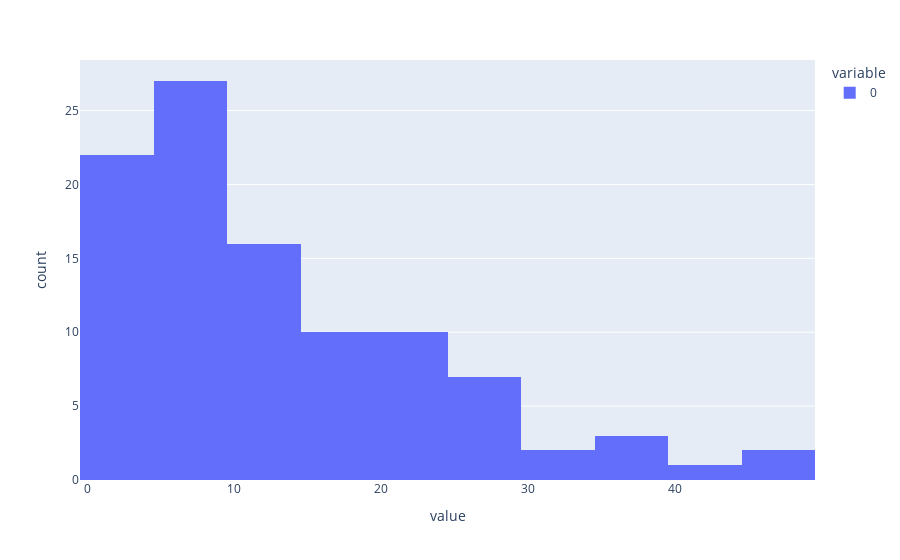

Write notebook code for a chart like this one.
### Code cell
px.histogram([int(x*15) for x in generate_skewnorm(100)])

### Figure 1 — Plotly figure (JSON) as saved in the notebook; plotly's stock layout.template omitted (floating-point values rounded to 4 significant figures)
{"data": [{"alignmentgroup": "True", "bingroup": "x", "hovertemplate": "variable=0<br>value=%{x}<br>count=%{y}<extra></extra>", "legendgroup": "0", "marker": {"color": "#636efa", "pattern": {"shape": ""}}, "name": "0", "offsetgroup": "0", "orientation": "v", "showlegend": true, "type": "histogram", "x": [6, 2, 1, 3, 35, 18, 12, 26, 5, 23, 7, 0, 7, 6, 16, 33, 9, 5, 1, 6, 14, 14, 2, 3, 12, 0, 8, 13, 17, 4, 4, 27, 30, 15, 24, 8, 0, 13, 3, 15, 7, 7, 28, 19, 25, 9, 2, 16, 0, 21, 8, 7, 3, 13, 1, 46, 5, 0, 38, 10, 41, 26, 7, 3, 20, 7, 21, 45, 9, 21, 20, 2, 13, 7, 6, 11, 21, 35, 1, 13, 15, 11, 0, 10, 5, 20, 25, 8, 25, 23, 5, 6, 5, 0, 5, 14, 14, 19, 12, 16], "xaxis": "x", "yaxis": "y"}], "layout": {"barmode": "relative", "legend": {"title": {"text": "variable"}, "tracegroupgap": 0}, "margin": {"t": 60}, "xaxis": {"anchor": "y", "domain": [0, 1], "title": {"text": "value"}}, "yaxis": {"anchor": "x", "domain": [0, 1], "title": {"text": "count"}}}}
